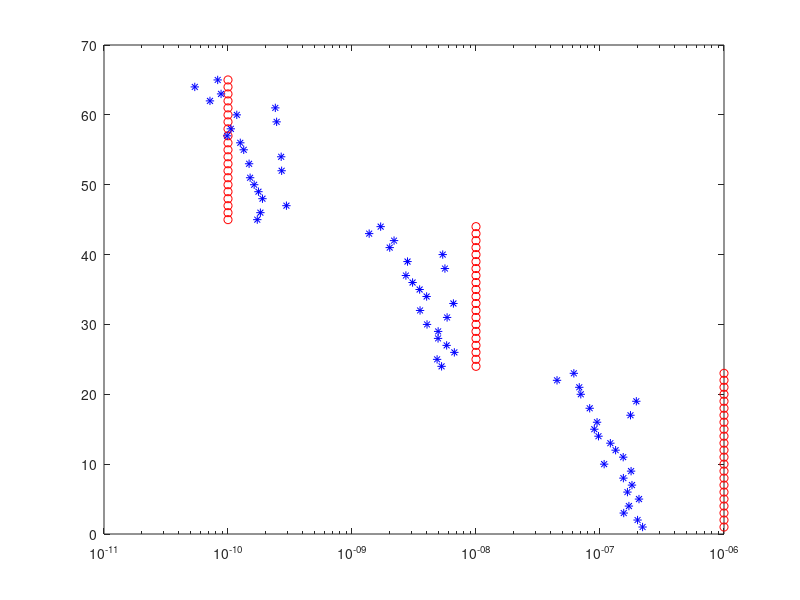

The MATLAB source for this figure:
close all;
td = load('testdata9.txt');
[td_tols, idx] = sort(td(:,4));
td_errs = td(idx,5);
semilogx(flip(td_tols),1:length(td(:,1)),'ro')
hold on 
semilogx(flip(td_errs),1:length(td(:,1)),'b*')